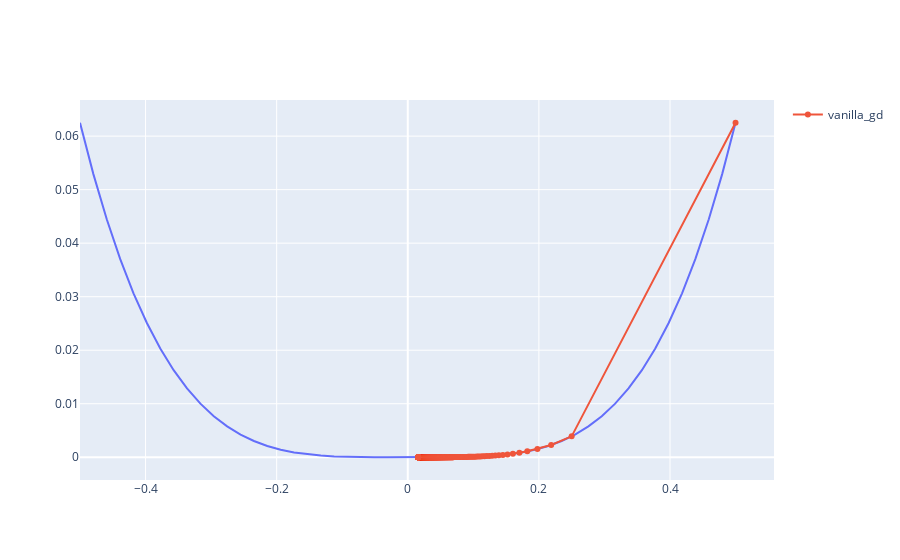

Write notebook code for a chart like this one.
### Markdown cell above
Set the learning rate to $\alpha=0.5$ and run the algorithm again.

### Code cell
# set-up GD algorithm with lr = 0.5

plot_vanilla_gd(x=x, y=y, lr=0.5, deriv=deriv)

### Figure 1 — Plotly figure (JSON) as saved in the notebook; plotly's stock layout.template omitted (floating-point values rounded to 4 significant figures; data arrays with more than 128 entries replaced by an {"elided": "..."} marker saying what was removed)
{"data": [{"hovertemplate": "x=%{x}<br>y=%{y}<extra></extra>", "legendgroup": "", "line": {"color": "#636efa", "dash": "solid"}, "marker": {"symbol": "circle"}, "mode": "lines", "name": "", "orientation": "v", "showlegend": false, "type": "scatter", "x": [-0.5, -0.4796, -0.4592, -0.4388, -0.4184, -0.398, -0.3776, -0.3571, -0.3367, -0.3163, -0.2959, -0.2755, -0.2551, -0.2347, -0.2143, -0.1939, -0.1735, -0.1531, -0.1327, -0.1122, -0.09184, -0.07143, -0.05102, -0.03061, -0.0102, 0.0102, 0.03061, 0.05102, 0.07143, 0.09184, 0.1122, 0.1327, 0.1531, 0.1735, 0.1939, 0.2143, 0.2347, 0.2551, 0.2755, 0.2959, 0.3163, 0.3367, 0.3571, 0.3776, 0.398, 0.4184, 0.4388, 0.4592, 0.4796, 0.5], "xaxis": "x", "y": [0.0625, 0.0529, 0.04446, 0.03707, 0.03064, 0.02508, 0.02032, 0.01627, 0.01286, 0.01001, 0.007668, 0.005762, 0.004235, 0.003034, 0.002108, 0.001413, 0.0009055, 0.0005489, 0.0003096, 0.0001587, 7.113e-05, 2.603e-05, 6.776e-06, 8.782e-07, 1.084e-08, 1.084e-08, 8.782e-07, 6.776e-06, 2.603e-05, 7.113e-05, 0.0001587, 0.0003096, 0.0005489, 0.0009055, 0.001413, 0.002108, 0.003034, 0.004235, 0.005762, 0.007668, 0.01001, 0.01286, 0.01627, 0.02032, 0.02508, 0.03064, 0.03707, 0.04446, 0.0529, 0.0625], "yaxis": "y"}, {"mode": "lines+markers", "name": "vanilla_gd", "type": "scatter", "x": {"elided": "1000 float values"}, "y": {"elided": "1000 float values"}}], "layout": {}}
